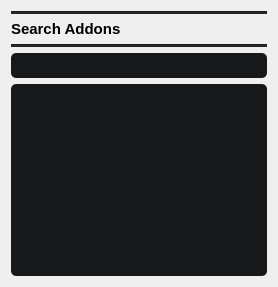
          <widget class="QWidget" name="page_16">
           <layout class="QGridLayout" name="gridLayout_42">
            <item row="1" column="0">
             <widget class="QLabel" name="label_32">
              <property name="font">
               <font>
                <pointsize>11</pointsize>
                <weight>75</weight>
                <bold>true</bold>
               </font>
              </property>
              <property name="text">
               <string>Search Addons</string>
              </property>
             </widget>
            </item>
            <item row="2" column="0">
             <widget class="Line" name="line_15">
              <property name="styleSheet">
               <string notr="true">background-color: rgb(35, 36, 40);</string>
              </property>
              <property name="orientation">
               <enum>Qt::Horizontal</enum>
              </property>
             </widget>
            </item>
            <item row="3" column="0">
             <widget class="QLineEdit" name="lineEdit_3">
              <property name="minimumSize">
               <size>
                <width>0</width>
                <height>25</height>
               </size>
              </property>
              <property name="font">
               <font>
                <pointsize>9</pointsize>
                <weight>75</weight>
                <bold>true</bold>
               </font>
              </property>
              <property name="styleSheet">
               <string notr="true">color: rgb(200, 200, 200);
background-color: rgb(23, 24, 26);
border-radius: 5px;
padding: 0px 0px 0px 5px;</string>
              </property>
              <property name="text">
               <string/>
              </property>
              <property name="frame">
               <bool>false</bool>
              </property>
             </widget>
            </item>
            <item row="0" column="0">
             <widget class="Line" name="line_16">
              <property name="styleSheet">
               <string notr="true">background-color: rgb(35, 36, 40);</string>
              </property>
              <property name="orientation">
               <enum>Qt::Horizontal</enum>
              </property>
             </widget>
            </item>
            <item row="4" column="0">
             <widget class="QListWidget" name="listWidget_9">
              <property name="styleSheet">
               <string notr="true">color: rgb(255, 255, 255);
background-color: rgb(23, 24, 26);
border-radius: 5px;</string>
              </property>
              <property name="frameShape">
               <enum>QFrame::NoFrame</enum>
              </property>
             </widget>
            </item>
           </layout>
          </widget>
